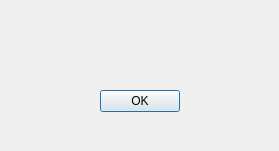
<?xml version="1.0" encoding="UTF-8"?>
<ui version="4.0">
 <class>RegDialog</class>
 <widget class="QDialog" name="RegDialog">
  <property name="geometry">
   <rect>
    <x>0</x>
    <y>0</y>
    <width>279</width>
    <height>151</height>
   </rect>
  </property>
  <property name="windowTitle">
   <string>Dialog</string>
  </property>
  <layout class="QVBoxLayout" name="verticalLayout">
   <property name="topMargin">
    <number>20</number>
   </property>
   <property name="bottomMargin">
    <number>30</number>
   </property>
   <item>
    <spacer name="verticalSpacer_2">
     <property name="orientation">
      <enum>Qt::Vertical</enum>
     </property>
     <property name="sizeHint" stdset="0">
      <size>
       <width>20</width>
       <height>0</height>
      </size>
     </property>
    </spacer>
   </item>
   <item>
    <widget class="QWidget" name="widget" native="true">
     <layout class="QHBoxLayout" name="horizontalLayout">
      <item>
       <spacer name="horizontalSpacer">
        <property name="orientation">
         <enum>Qt::Horizontal</enum>
        </property>
        <property name="sizeHint" stdset="0">
         <size>
          <width>27</width>
          <height>20</height>
         </size>
        </property>
       </spacer>
      </item>
      <item>
       <widget class="QLabel" name="label">
        <property name="text">
         <string>&lt;html&gt;&lt;head/&gt;&lt;body&gt;&lt;p&gt;&lt;br/&gt;&lt;/p&gt;&lt;/body&gt;&lt;/html&gt;</string>
        </property>
       </widget>
      </item>
      <item>
       <spacer name="horizontalSpacer_2">
        <property name="orientation">
         <enum>Qt::Horizontal</enum>
        </property>
        <property name="sizeHint" stdset="0">
         <size>
          <width>28</width>
          <height>20</height>
         </size>
        </property>
       </spacer>
      </item>
     </layout>
    </widget>
   </item>
   <item>
    <spacer name="verticalSpacer">
     <property name="orientation">
      <enum>Qt::Vertical</enum>
     </property>
     <property name="sizeHint" stdset="0">
      <size>
       <width>20</width>
       <height>0</height>
      </size>
     </property>
    </spacer>
   </item>
   <item>
    <widget class="QWidget" name="widget_2" native="true">
     <layout class="QHBoxLayout" name="horizontalLayout_2">
      <item>
       <spacer name="horizontalSpacer_3">
        <property name="orientation">
         <enum>Qt::Horizontal</enum>
        </property>
        <property name="sizeHint" stdset="0">
         <size>
          <width>40</width>
          <height>20</height>
         </size>
        </property>
       </spacer>
      </item>
      <item>
       <widget class="QPushButton" name="pushButton">
        <property name="text">
         <string>OK</string>
        </property>
       </widget>
      </item>
      <item>
       <spacer name="horizontalSpacer_4">
        <property name="orientation">
         <enum>Qt::Horizontal</enum>
        </property>
        <property name="sizeHint" stdset="0">
         <size>
          <width>40</width>
          <height>20</height>
         </size>
        </property>
       </spacer>
      </item>
     </layout>
    </widget>
   </item>
  </layout>
 </widget>
 <resources/>
 <connections/>
</ui>
